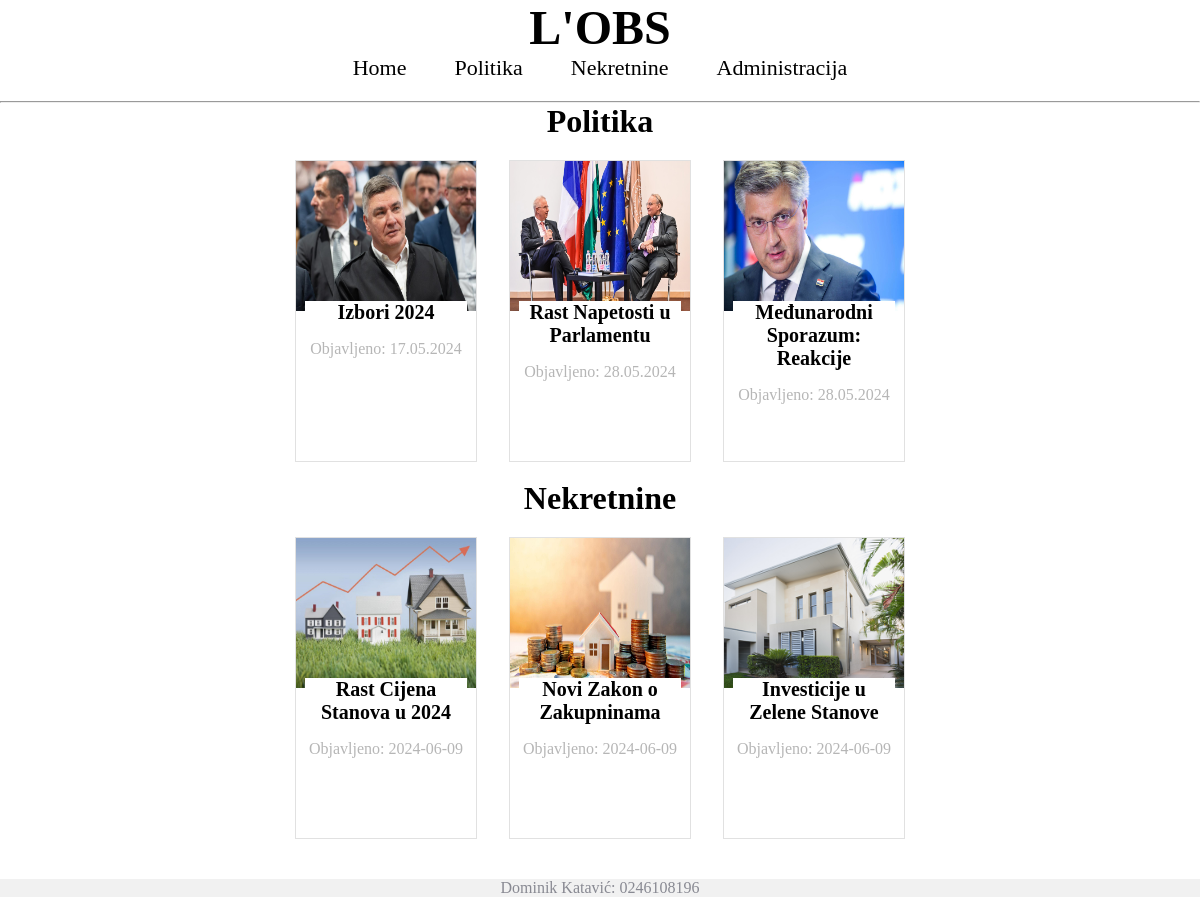
The page / on the database its author committed.
### tables this page shows
CREATE TABLE `clanak` (
  `id` int(11) NOT NULL,
  `datum` varchar(32) NOT NULL,
  `naslov` varchar(64) NOT NULL,
  `sazetak` text NOT NULL,
  `tekst` text NOT NULL,
  `slika` varchar(64) NOT NULL,
  `kategorija` varchar(64) NOT NULL,
  `arhiva` tinyint(1) NOT NULL
);

### index.php (the view, shortened to what this page needs)
<!DOCTYPE html>
<html lang="en">
<head>
    <link rel="stylesheet" type="text/css" href="./style.css">
</head>
<?php
include 'connect.php';
?>
<body>
    <header>
        <div class="titleDiv">
            <h1 class="titleTxt">L'OBS</h1>
        </div>
        <nav>
            <a href="index.php" class="redirectLink">Home</a>
            <a href="politika.php" class="redirectLink">Politika</a>
            <a href="nekretnine.php" class="redirectLink">Nekretnine</a>
            <a href="login.php" class="redirectLink">Administracija</a>
        </nav>
    </header>
    <hr>
    <h1 class="subtitle">Politika</h1>
    <section>
        <?php
            $query = "SELECT * FROM clanak WHERE arhiva = 0 AND kategorija = 'politika' limit 3";
            $result = mysqli_query($dbc,$query);
           while ($row = mysqli_fetch_array($result)) {
                echo '<article class="article">';
                echo '<div class="sport_img">';
                echo '<img src="' . UPLPATH . $row['slika'] . '" alt="Article Image">';
                echo '</div>';
                echo '<div class="media_body">';
                echo '<h4 class="title">';
                echo '<a href="clanak.php?id=' . $row['id'] . '" class="clanakLink">';
                echo $row['naslov'];
                echo '</a></h4>';
                echo '<p class="datumIndex">';
                echo 'Objavljeno: '. $row['datum'];
                echo '</p>';
                echo '</div>';
                echo '</article>';
            }
        ?>
    </section>
    <br>
    <h1 class="subtitle">Nekretnine</h1>
    <section>
            <?php
                 $query2 = "SELECT * FROM clanak WHERE arhiva = 0 AND kategorija = 'nekretnine' limit 3";
                 $result2 = mysqli_query($dbc,$query2);
                 while($row2 = mysqli_fetch_array($result2)){
                    echo '<article class="article">';
                    echo '<div class="sport_img">';
                    echo '<img src="' . UPLPATH . $row2['slika'] . '" alt="Article Image">';
                    echo '</div>';
                    echo '<div class="media_body">';
                    echo '<h4 class="title">';
                    echo '<a href="clanak.php?id=' . $row2['id'] . '" class=clanakLink>';
                    echo $row2['naslov'];
                    echo '</a></h4>';
                    echo '<p class="datumIndex">';
                    echo 'Objavljeno: '. $row2['datum'];
                    echo '</p>';
                    echo '</div>';
                    echo '</article>';
                 }
            ?>
    </section>
    <footer>Dominik Katavić: 0246108196</footer>
</body>
</html>

### style.css (style rules this page uses)
* { margin: 0; padding: 0; }
body { display: flex; flex-direction: column; justify-content: space-between; height: 100vh; }
.title { max-width: 20ch; text-align: center; }
.titleDiv { display: flex; justify-content: center; align-items: center; }
.titleTxt { font-size: 48px; }
nav { display: flex; justify-content: center; align-items: center; gap: 3rem; margin-bottom: 20px; }
.redirectLink { color: black; text-decoration: none; font-size: 22px; }
.article { width: 15%; height: 300px; border: 1px solid rgb(225, 225, 225); display: flex; flex-direction: column; align-items: center; transition: 0.2s all linear; }
.media_body { background-color: white; position: relative; top: -10px; text-align: center; width: 90%; display: flex; flex-direction: column; justify-content: center; align-items: center; gap: 1rem; }
.sport_img { width: 100%; height: 150px; }
.sport_img img { width: 100%; height: 100%; }
section { display: flex; justify-content: center; align-items: center; margin-top: 20px; gap: 2rem; flex-wrap: wrap; }
.subtitle { text-align: center; }
.clanakLink { font-size: 20px; color: black; text-decoration: none; }
.datumIndex { color:rgb(182, 182, 182) ; }
footer { height:50px; background-color: #F1F1F1; color: #888992; width: 100%; display: flex; justify-content: center; align-items: center; text-align: center; margin-top: 5vh; }

### rows shown on the page
clanak: slika (picture), naslov "Izbori 2024", datum "17.05.2024"
clanak: slika (picture), naslov "Rast Napetosti u Parlamentu", datum "28.05.2024"
clanak: slika (picture), naslov "Međunarodni Sporazum: Reakcije", datum "28.05.2024"
clanak: slika (picture), naslov "Rast Cijena Stanova u 2024", datum "2024-06-09"
clanak: slika (picture), naslov "Novi Zakon o Zakupninama", datum "2024-06-09"
clanak: slika (picture), naslov "Investicije u Zelene Stanove", datum "2024-06-09"
